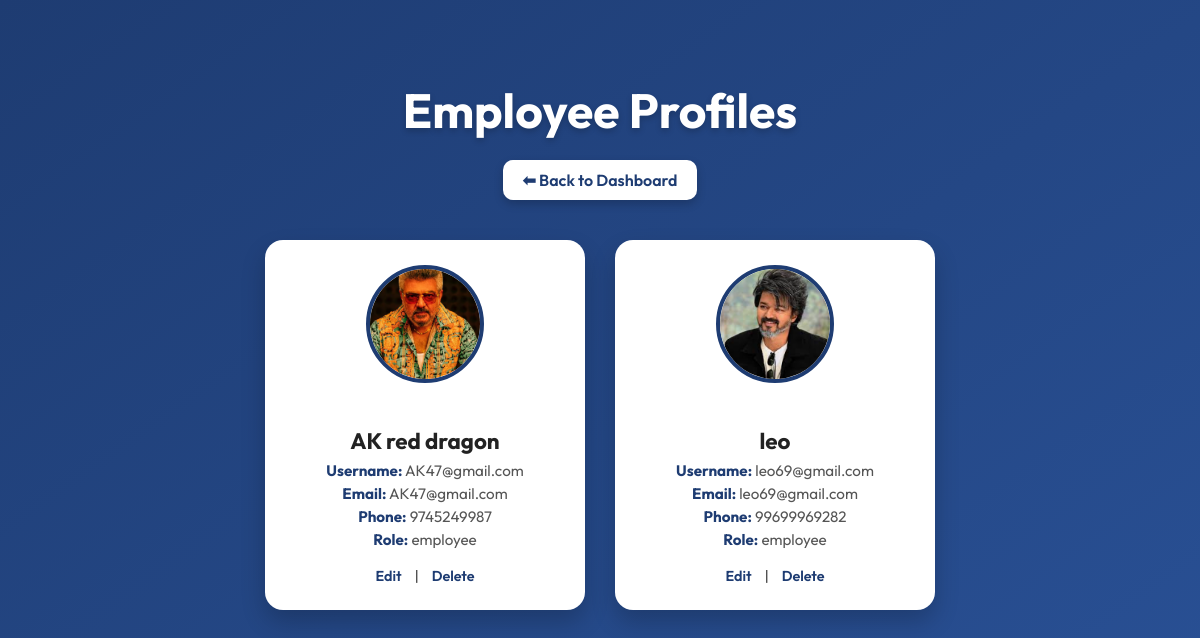
Page /employees/ (signed in) on the earlier database version.
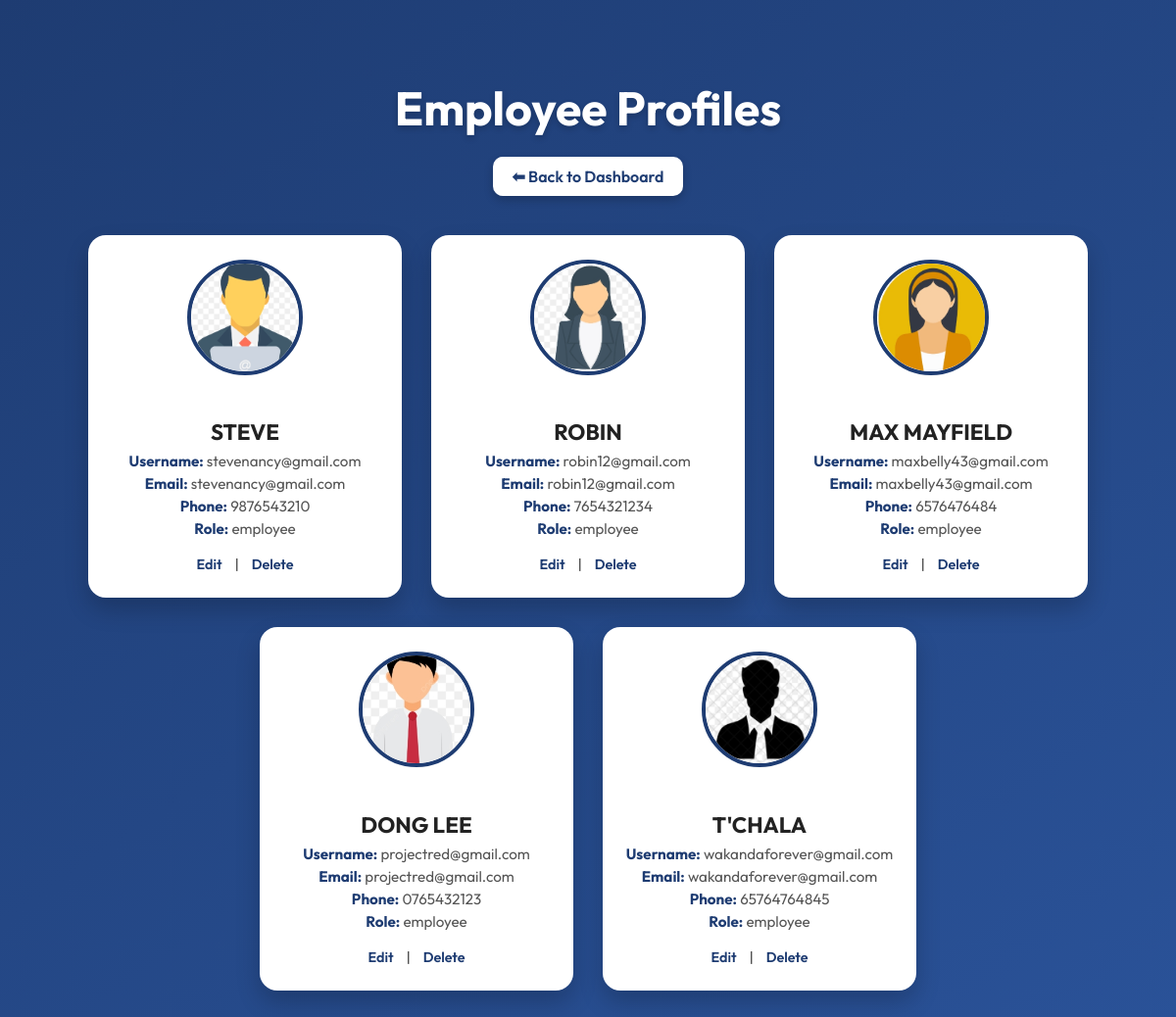
Same page on the later database version.
### dashboard/models.py (models this page shows, shortened)
class Employee(models.Model):
    user = models.ForeignKey(User, on_delete=models.CASCADE, null=True, blank=True)
    name = models.CharField(max_length=100, null=True, blank=True)
    email = models.EmailField(max_length=255, null=True, blank=True)
    phone = models.CharField(max_length=15, null=True, blank=True)
    role = models.CharField(max_length=100, null=True, blank=True)
    profile_picture = models.ImageField(upload_to='profile_pics/', blank=True, null=True)
    manager = models.ForeignKey(
        User,
        on_delete=models.SET_NULL,
        null=True,
        blank=True,
        related_name='employees'
    )

### dashboard/views.py (the view)
# urls.py: path('employees/', views.employee_list, name='employee_list'),
@login_required
def employee_list(request):
    employees = Employee.objects.all()
    return render(request, 'dashboard/employee_list.html', {'employees': employees})

### dashboard/templates/dashboard/employee_list.html (shortened to what this page needs)
{% load static %}
<!DOCTYPE html>
<html lang="en">
<head>
</head>
<body>
    <h2>Employee Profiles</h2>
    <a href="{% url 'dashboard' %}" class="back-btn">⬅ Back to Dashboard</a>
    {% if employees %}
        <div class="employee-list">
            {% for employee in employees %}
                <div class="employee-card">
                    {% if employee.profile_picture %}
                        <img src="{{ employee.profile_picture.url }}" alt="Profile Photo" class="profile-pic">
                    {% else %}
                        <img src="{% static 'dashboard/img/default_profile.png' %}" alt="Default Profile" class="profile-pic">
                    {% endif %}
                    <h3>{{ employee.name }}</h3>
                    <p><strong>Username:</strong> {{ employee.user.username }}</p>
                    <p><strong>Email:</strong> {{ employee.user.email }}</p>
                    <p><strong>Phone:</strong> {{ employee.phone }}</p>
                    <p><strong>Role:</strong> {{ employee.role }}</p>
                    <div class="actions">
                        <a href="{% url 'edit_employee' employee.pk %}">Edit</a> |
                        <a href="{% url 'delete_employee' employee.pk %}" onclick="return confirm('Are you sure you want to delete this employee?')">Delete</a>
                    </div>
                </div>
            {% endfor %}
        </div>
    {% else %}
        <div class="no-employees">No employees found.</div>
    {% endif %}
</body>
</html>

### dashboard/templates/dashboard/employee_list.html (style rules this page uses)
body { margin: 0; padding: 40px 20px; font-family: 'Outfit', sans-serif; background: linear-gradient(145deg, #1e3c72, #2a5298); color: #fff; min-height: 100vh; }
h2 { text-align: center; font-size: 3rem; font-weight: 700; margin-bottom: 20px; color: #ffffff; text-shadow: 0 3px 6px rgba(0,0,0,0.2); }
.back-btn { display: block; width: fit-content; margin: 0 auto 40px auto; background: #ffffff; color: #1e3c72; padding: 10px 20px; font-weight: 600; border-radius: 10px; text-decoration: none; box-shadow: 0 4px 10px rgba(0,0,0,0.2); transition: all 0.3s ease; }
.employee-list { display: flex; flex-wrap: wrap; gap: 30px; justify-content: center; max-width: 1200px; margin: 0 auto; }
.employee-card { background: #fff; color: #333; width: 280px; padding: 25px 20px; border-radius: 18px; box-shadow: 0 12px 25px rgba(0,0,0,0.2); text-align: center; position: relative; transform: translateY(20px); opacity: 0; animation: fadeInUp 0.5s forwards; transition: all 0.3s ease; }
.profile-pic { width: 110px; height: 110px; border-radius: 50%; object-fit: cover; margin-bottom: 18px; border: 4px solid #1e3c72; background: #fff; transition: all 0.3s ease; }
h3 { font-size: 1.4rem; font-weight: 700; margin-bottom: 6px; color: #222; }
p { font-size: 0.95rem; color: #555; margin: 4px 0; }
p strong { color: #1e3c72; }
.actions { margin-top: 18px; font-size: 0.9rem; }
.actions a { color: #1e3c72; text-decoration: none; font-weight: 600; margin: 0 10px; transition: color 0.3s ease; }

Differences in the rows shown:
removed Employee: profile_picture (picture), name "AK red dragon", user.username "AK47@gmail.com", user.email "AK47@gmail.com", phone "9745249987", role "employee"
removed Employee: profile_picture (picture), name "leo", user.username "leo69@gmail.com", user.email "leo69@gmail.com", phone "99699969282", role "employee"
added Employee: profile_picture (picture), name "STEVE", user.username "stevenancy@gmail.com", user.email "stevenancy@gmail.com", phone "9876543210", role "employee"
added Employee: profile_picture (picture), name "ROBIN", user.username "robin12@gmail.com", user.email "robin12@gmail.com", phone "7654321234", role "employee"
added Employee: profile_picture (picture), name "MAX MAYFIELD", user.username "maxbelly43@gmail.com", user.email "maxbelly43@gmail.com", phone "6576476484", role "employee"
added Employee: profile_picture (picture), name "DONG LEE", user.username "projectred@gmail.com", user.email "projectred@gmail.com", phone "0765432123", role "employee"
added Employee: profile_picture (picture), name "T'CHALA", user.username "wakandaforever@gmail.com", user.email "wakandaforever@gmail.com", phone "65764764845", role "employee"
